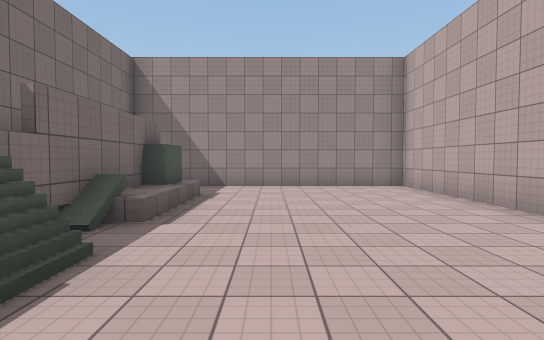
view 1 (above)

16 first-person views from a walk through a 3-D level made in the Unity game engine. The camera is 1.5 m above the floor, tilts 2° down and sees 80° across. The floor is counted in squares, 2 m on a side. Each view is taken from the middle of a square. On the plan, view 1 faces up. The plan holds only what a view shows up to about 11 squares ahead; the rest is blank. The player is left out. Surface patterns are stand-ins for the level's own textures.

view 2
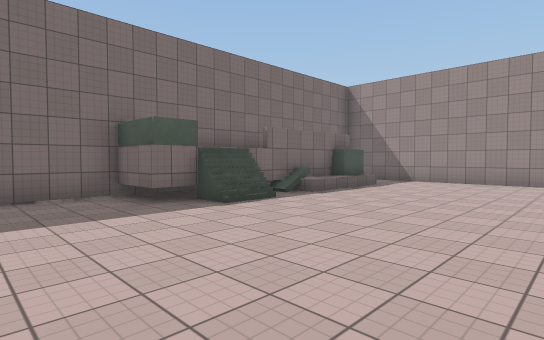

view 3
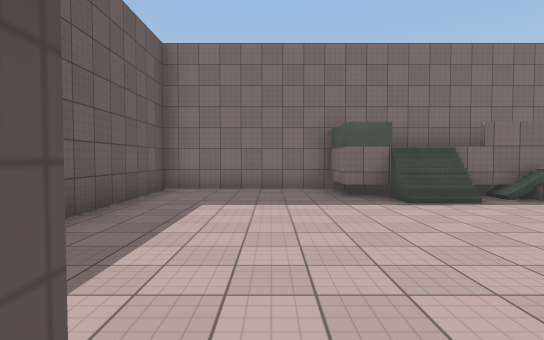

view 4
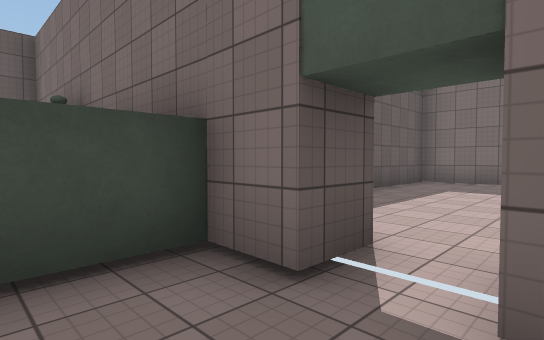

view 5
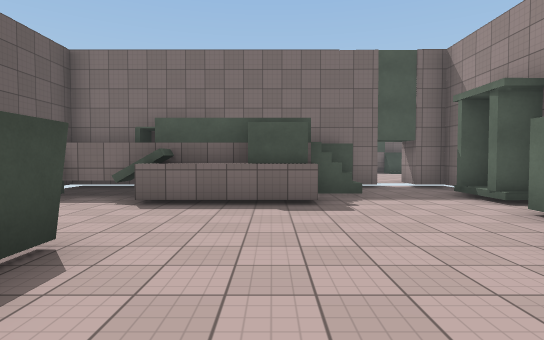

view 6
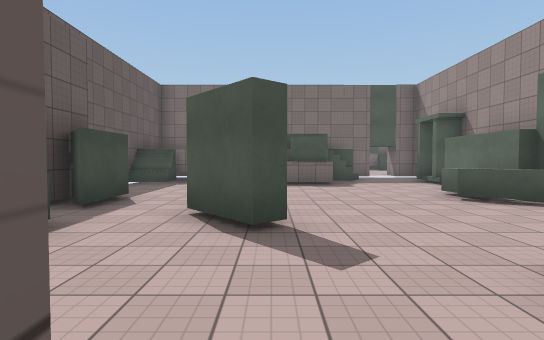

view 7
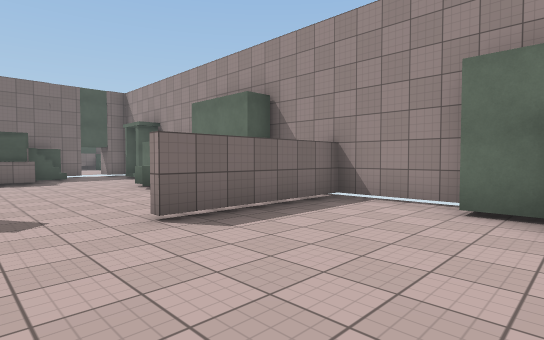

view 8
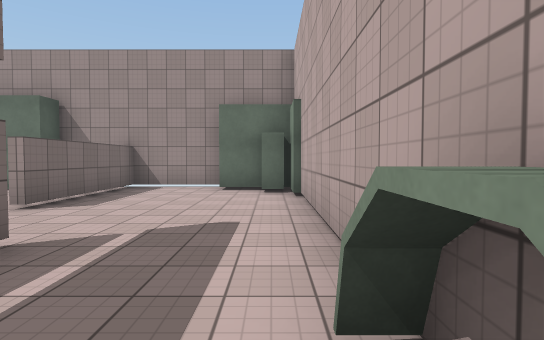

view 9
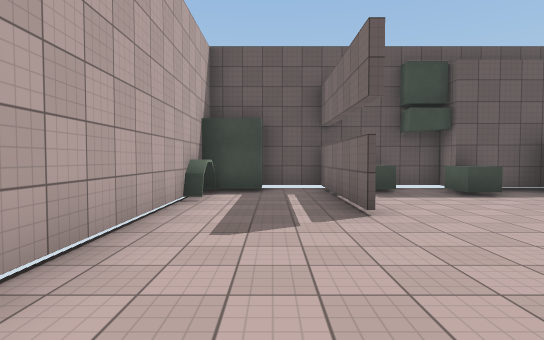

view 10
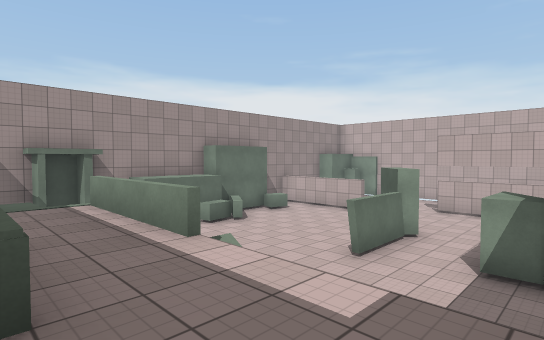

view 11
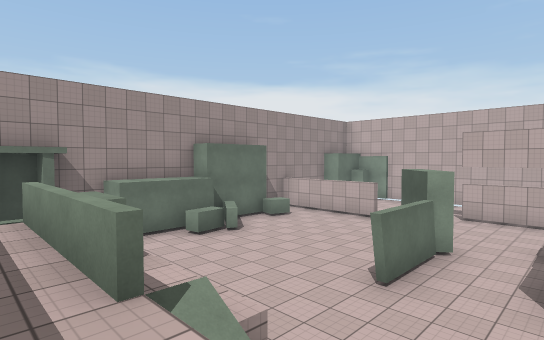

view 12
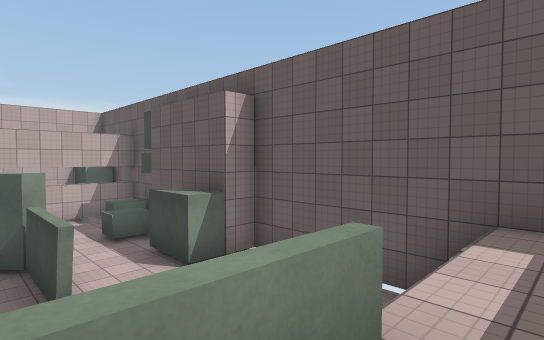

view 13
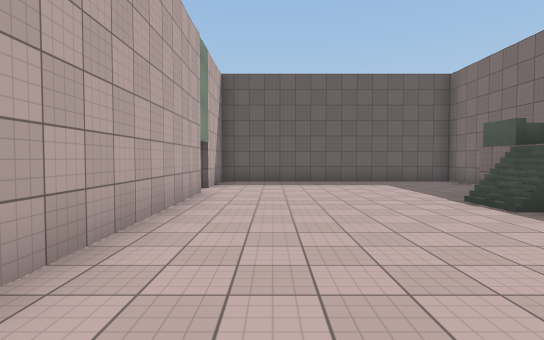

view 14
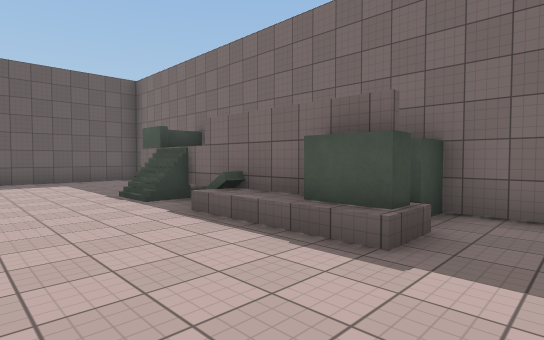

view 15
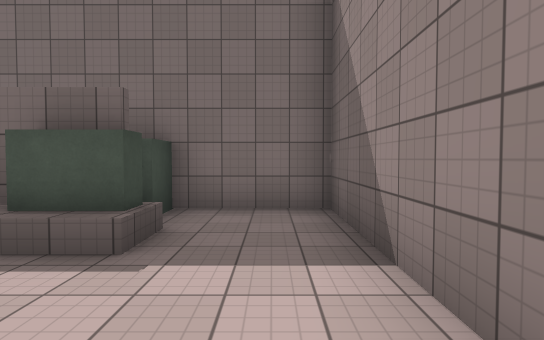

view 16
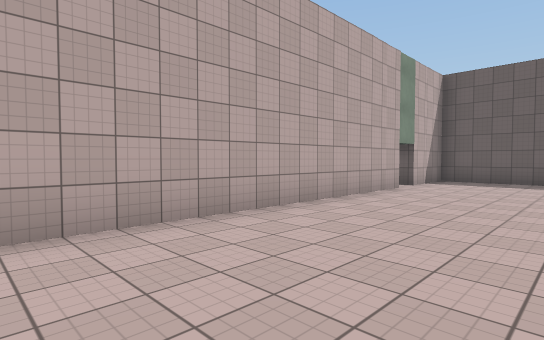

### Floor plan
Key: @ floor where view 1 was taken; # wall or solid block; . main floor; : floor 0.25 m higher than the main floor; + floor 2.25 m higher than the main floor; / step, stairs or slope; = window, fence, low wall or low ledge; ^ raised ledge.
Columns run from 4 left of view 1 to 20 right of it. Each row starts with its distance up from view 1.
  9 #########
  8 #:::::::#
  7 #:::::::#
  6 # ^:::::#
  5 # =:::::#
  4 # /:::::#
  3 # /:::::#
  2 # /:::::#
  1 # /:::::####       ####
  0 #:::@:::#..#######=#..###
 -1 #:::::::/.....^^.==#....#
 -2 #:::::::#..........#....#
 -3 #:::::::# /........#....#
 -4 ######### +=............#
 -5         # +^.....#......#
 -6         #^+^...###...#..#
 -7         #^+..........#..#
 -8         #++#...##.^..#..#
 -9         #++/...####.##.##
-10          #######  ######

Where each view was taken, in squares from view 1:
view 1: 0 up, 0 right, facing up
view 2: 2 down, 3 right, facing up-left
view 3: 1 down, 4 right, facing left
view 4: 0 up, 6 right, facing down-left
view 5: 4 down, 13 right, facing left
view 6: 5 down, 17 right, facing left
view 7: 5 down, 19 right, facing up-left
view 8: 8 down, 19 right, facing up
view 9: 1 down, 18 right, facing down
view 10: 9 down, 5 right, facing up-right
view 11: 8 down, 6 right, facing up-right
view 12: 5 down, 6 right, facing down-right
view 13: 7 up, 2 right, facing down
view 14: 8 up, 1 right, facing down-left
view 15: 8 up, 1 right, facing left
view 16: 8 up, 0 right, facing down-right
